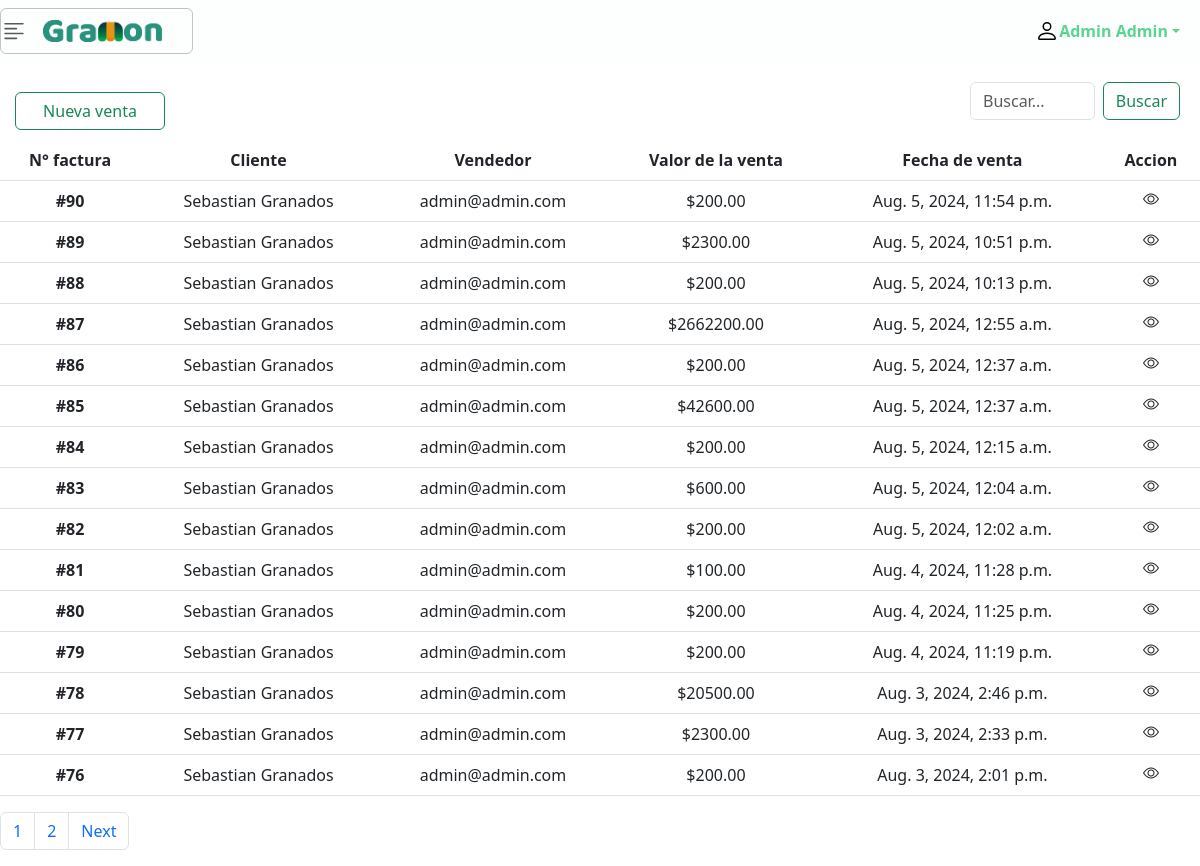
The page /history_sales/ (signed in) on the database as committed earlier.
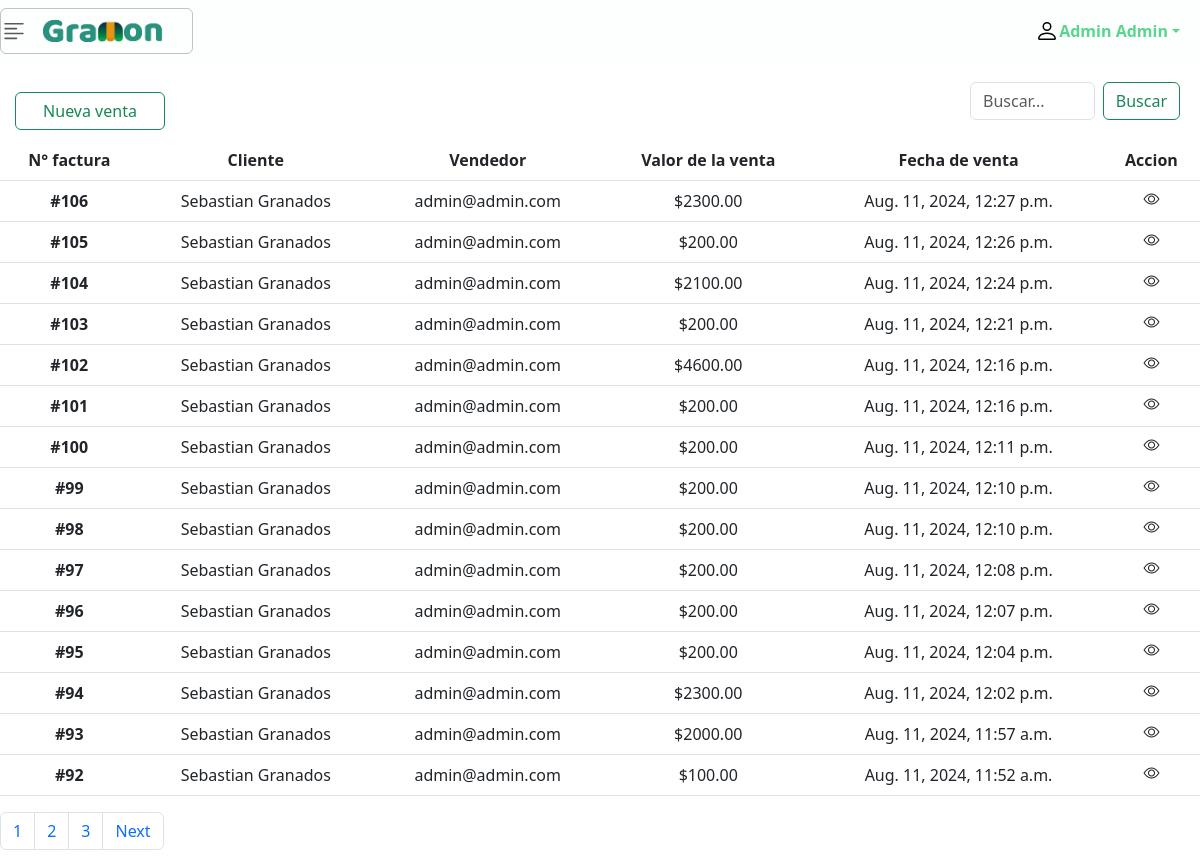
The same page on the database as committed later.
### apps/sales_app/models.py (models this page shows, shortened)
class Sales(models.Model):
    user = models.ForeignKey(User, on_delete=models.CASCADE)
    client = models.ForeignKey(Customer, on_delete=models.CASCADE)
    products = models.ManyToManyField(Products,through='SaleProduct')
    created_at = models.DateTimeField(auto_now_add=True)
    valor_final = models.DecimalField(max_digits=99, decimal_places=2)
    pay = models.DecimalField(max_digits=99, decimal_places=0)
    change = models.DecimalField(max_digits=99, decimal_places=0,default=0)

### apps/customers_app/models.py (models this page shows, shortened)
class Customer(models.Model):
    id = models.PositiveIntegerField(primary_key=True)
    name = models.CharField(max_length=50)
    last_name = models.CharField(max_length=50)
    email = models.EmailField(max_length=254,blank=True)
    adress = models.CharField(max_length=50, blank=True)
    number = models.IntegerField()
    full_name = models.CharField(max_length=100, default="", editable=False)
    def __str__(self):
        return self.name +' '+self.last_name

### apps/adminusers_app/models.py (models this page shows, shortened)
class User(AbstractUser):
    GENDER_CHOICES = (
        ('Masculino', 'Masculino'),
        ('Femenino', 'Femenino')
    )
    gender = models.CharField(max_length=10, blank=True, choices=GENDER_CHOICES)
    email = models.EmailField(("email address"), unique=True)
    REQUIRED_FIELDS = ['first_name', 'last_name', 'email','is_superuser']
    full_name = models.CharField(max_length=100, default="", editable=False)
    objects = USerManager()
    def __str__(self):
        return self.email

### apps/sales_app/views.py (the view)
# urls.py: path('history_sales/',salesListView.as_view(), name='list_sale')
class salesListView(LoginRequiredMixin,ListView):
    model = Sales
    template_name = "sales/list_sale.html"
    context_object_name = 'history'
    ordering = ['-id']
    paginate_by = 15
    login_url = reverse_lazy('user_app:login')

### templates/sales/list_sale.html (shortened to what this page needs)
{% extends 'base.html' %}
{% load static %}
{% block head %}
    <link rel="stylesheet" href="{% static 'css/sales_css/list_sale.css' %}">
{% endblock head %}
{% block content %}
    <div class="d-flex justify-content-between align-items-center" style="width: 100%;">
        <a style="width: 150px; text-align: center; margin-top: 20px; margin-left: 15px;" class="btn btn-outline-success" role="button" href="{% url 'new_sale' %}">
            Nueva venta
        </a>
        <div class="d-flex" style="padding: 20px 20px; width: 250px;">
            <input class="form-control me-2" type="search" placeholder="Buscar..." aria-label="Search" name="search_sale" id="search_sale">
            <button class="btn btn-outline-success" id="botom_search_sale">Buscar</button>
        </div>
    </div>
    <div class="table-responsive">
        <table class="table table-hover" style="text-align: center;">
            <thead>
                <tr>
                    <th scope="col">N° factura</th>
                    <th scope="col">Cliente</th>
                    <th scope="col">Vendedor</th>
                    <th scope="col">Valor de la venta</th>
                    <th scope="col">Fecha de venta</th>
                    <th scope="colgroup">Accion</th>
                </tr>
            </thead>
            <tbody class="showResults">
                {% for venta in history%}
                <tr>
                    <th scope="row">#{{venta.id}}</th>
                    <td>{{venta.client}}</td>
                    <td>{{venta.user}}</td>
                    <td>${{venta.valor_final}}</td>
                    <td>{{venta.created_at}}</td>
                    <td style="text-align: center;">
                        <i class="bi bi-eye visualizer" data-id="{{venta.id}}"></i>
                    </td>
                </tr>
                {% endfor %}
            </tbody>
        </table>
    </div>
    {% if is_paginated %}
    <div id="pagination-container">
        <nav aria-label="...">
            <ul class="pagination">
                {% for pagina in paginator.page_range %}
                    <li class="page-item"><a class="page-link" href="?page={{pagina}}">{{ pagina }}</a></li>
                {% endfor %}
                {% if page_obj.has_next %}
                    <li class="page-item">
                        <a class="page-link" href="?page={{page_obj.next_page_number}}">Next</a>
                    </li>
                {% endif %}
            </ul>
        </nav>
    </div>
    {% endif %}
{% endblock content %}

Rows that differ between the two databases and show on the page:
no longer on this page (row unchanged): Sales: id "90", client "Sebastian Granados", user "admin@admin.com", valor_final "200.00", created_at "Aug. 5, 2024, 11:54 p.m."
no longer on this page (row unchanged): Sales: id "89", client "Sebastian Granados", user "admin@admin.com", valor_final "2300.00", created_at "Aug. 5, 2024, 10:51 p.m."
no longer on this page (row unchanged): Sales: id "88", client "Sebastian Granados", user "admin@admin.com", valor_final "200.00", created_at "Aug. 5, 2024, 10:13 p.m."
no longer on this page (row unchanged): Sales: id "87", client "Sebastian Granados", user "admin@admin.com", valor_final "2662200.00", created_at "Aug. 5, 2024, 12:55 a.m."
no longer on this page (row unchanged): Sales: id "86", client "Sebastian Granados", user "admin@admin.com", valor_final "200.00", created_at "Aug. 5, 2024, 12:37 a.m."
no longer on this page (row unchanged): Sales: id "85", client "Sebastian Granados", user "admin@admin.com", valor_final "42600.00", created_at "Aug. 5, 2024, 12:37 a.m."
no longer on this page (row unchanged): Sales: id "84", client "Sebastian Granados", user "admin@admin.com", valor_final "200.00", created_at "Aug. 5, 2024, 12:15 a.m."
no longer on this page (row unchanged): Sales: id "83", client "Sebastian Granados", user "admin@admin.com", valor_final "600.00", created_at "Aug. 5, 2024, 12:04 a.m."
no longer on this page (row unchanged): Sales: id "82", client "Sebastian Granados", user "admin@admin.com", valor_final "200.00", created_at "Aug. 5, 2024, 12:02 a.m."
no longer on this page (row unchanged): Sales: id "81", client "Sebastian Granados", user "admin@admin.com", valor_final "100.00", created_at "Aug. 4, 2024, 11:28 p.m."
no longer on this page (row unchanged): Sales: id "80", client "Sebastian Granados", user "admin@admin.com", valor_final "200.00", created_at "Aug. 4, 2024, 11:25 p.m."
no longer on this page (row unchanged): Sales: id "79", client "Sebastian Granados", user "admin@admin.com", valor_final "200.00", created_at "Aug. 4, 2024, 11:19 p.m."
no longer on this page (row unchanged): Sales: id "78", client "Sebastian Granados", user "admin@admin.com", valor_final "20500.00", created_at "Aug. 3, 2024, 2:46 p.m."
no longer on this page (row unchanged): Sales: id "77", client "Sebastian Granados", user "admin@admin.com", valor_final "2300.00", created_at "Aug. 3, 2024, 2:33 p.m."
no longer on this page (row unchanged): Sales: id "76", client "Sebastian Granados", user "admin@admin.com", valor_final "200.00", created_at "Aug. 3, 2024, 2:01 p.m."
added Sales: id "106", client "Sebastian Granados", user "admin@admin.com", valor_final "2300.00", created_at "Aug. 11, 2024, 12:27 p.m."
added Sales: id "105", client "Sebastian Granados", user "admin@admin.com", valor_final "200.00", created_at "Aug. 11, 2024, 12:26 p.m."
added Sales: id "104", client "Sebastian Granados", user "admin@admin.com", valor_final "2100.00", created_at "Aug. 11, 2024, 12:24 p.m."
added Sales: id "103", client "Sebastian Granados", user "admin@admin.com", valor_final "200.00", created_at "Aug. 11, 2024, 12:21 p.m."
added Sales: id "102", client "Sebastian Granados", user "admin@admin.com", valor_final "4600.00", created_at "Aug. 11, 2024, 12:16 p.m."
added Sales: id "101", client "Sebastian Granados", user "admin@admin.com", valor_final "200.00", created_at "Aug. 11, 2024, 12:16 p.m."
added Sales: id "100", client "Sebastian Granados", user "admin@admin.com", valor_final "200.00", created_at "Aug. 11, 2024, 12:11 p.m."
added Sales: id "99", client "Sebastian Granados", user "admin@admin.com", valor_final "200.00", created_at "Aug. 11, 2024, 12:10 p.m."
added Sales: id "98", client "Sebastian Granados", user "admin@admin.com", valor_final "200.00", created_at "Aug. 11, 2024, 12:10 p.m."
added Sales: id "97", client "Sebastian Granados", user "admin@admin.com", valor_final "200.00", created_at "Aug. 11, 2024, 12:08 p.m."
added Sales: id "96", client "Sebastian Granados", user "admin@admin.com", valor_final "200.00", created_at "Aug. 11, 2024, 12:07 p.m."
added Sales: id "95", client "Sebastian Granados", user "admin@admin.com", valor_final "200.00", created_at "Aug. 11, 2024, 12:04 p.m."
added Sales: id "94", client "Sebastian Granados", user "admin@admin.com", valor_final "2300.00", created_at "Aug. 11, 2024, 12:02 p.m."
added Sales: id "93", client "Sebastian Granados", user "admin@admin.com", valor_final "2000.00", created_at "Aug. 11, 2024, 11:57 a.m."
added Sales: id "92", client "Sebastian Granados", user "admin@admin.com", valor_final "100.00", created_at "Aug. 11, 2024, 11:52 a.m."
Other text that changed with them:
new list line: "3"
